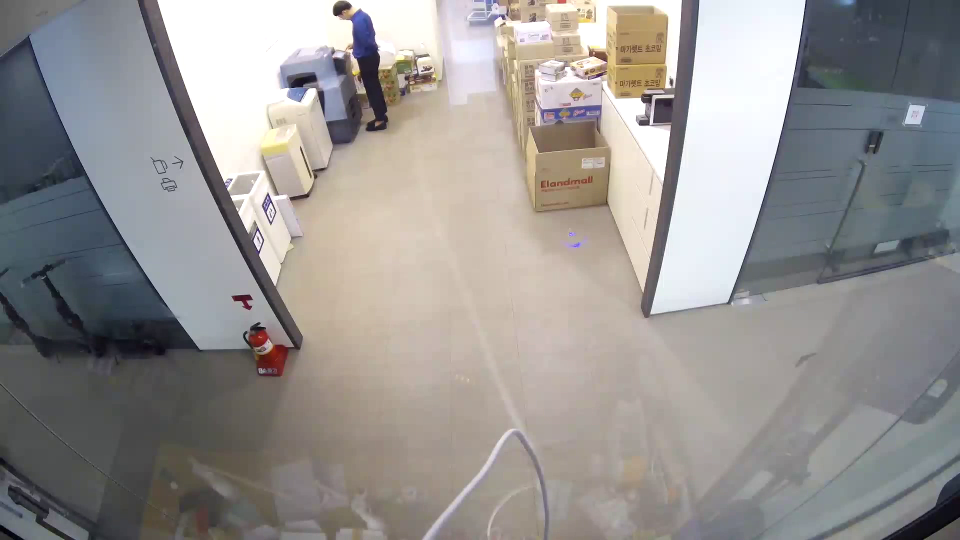
#> input picture frame 14 of data/demo/hoi_01.mp4, 1920 x 1080 px (shown at 1/2 size)
$ python 'frame extractor.py'
#> lines starting #> are read from the running program, lines starting #| are printed output that depends on the picture
# -*- coding: utf-8 -*-
"""
Created on Fri Dec 28 14:01:55 2018

@author: 박진우
"""

import cv2
vidcap = cv2.VideoCapture('./hoi_01.mp4')
success,image = vidcap.read()
#> image is the input picture: shape (1080, 1920, 3); mean B, G, R 146, 147.6, 150.5
count = 0
while success:
  # cv2.imwrite("frame%04d.png" % count, image)     # save frame as JPEG file

  # Image Rotate

  image = cv2.transpose(image)
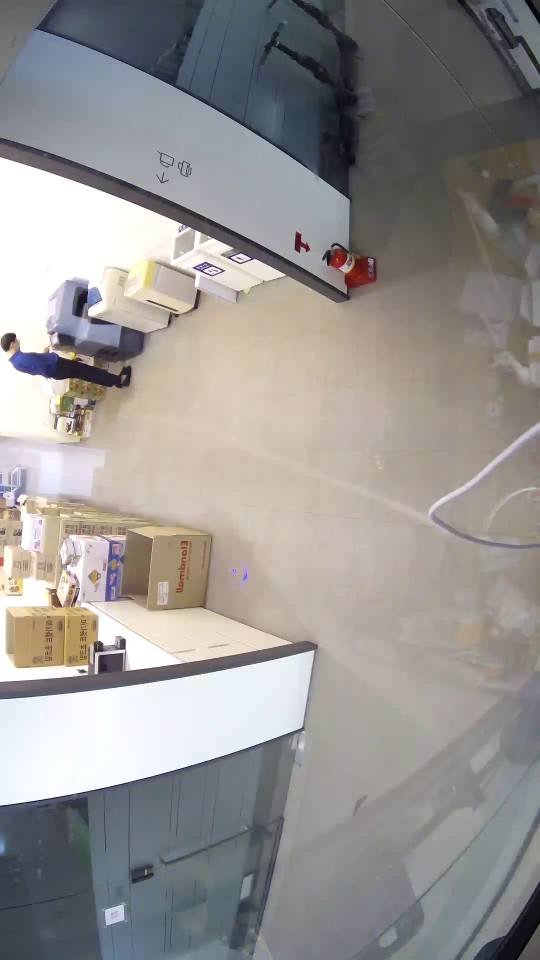
#> image: shape (1920, 1080, 3) (shown at 1/2 size); mean B, G, R 146, 147.6, 150.5
  image = cv2.flip(image, 1)
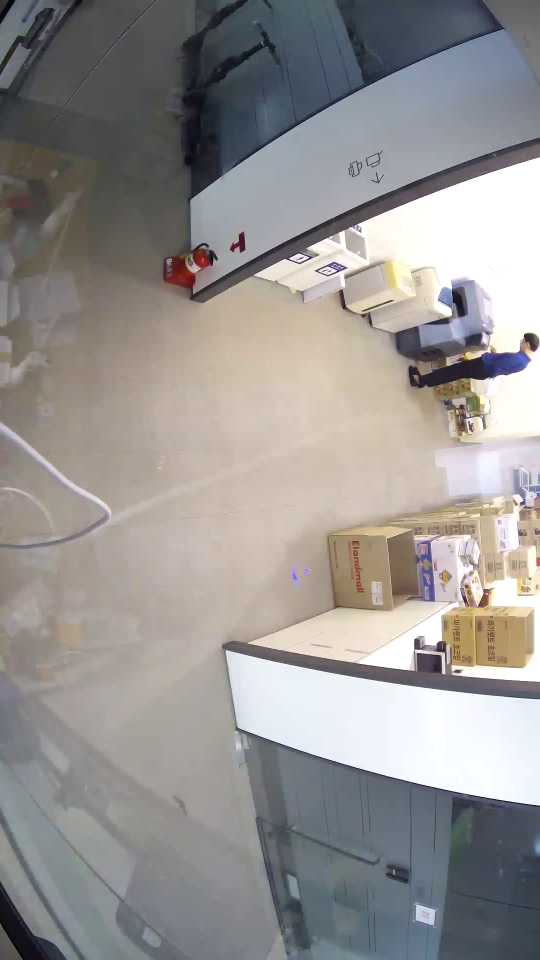
#> image: shape (1920, 1080, 3) (shown at 1/2 size); mean B, G, R 146, 147.6, 150.5
  cv2.imwrite('./inputs/'+str(count) + ".jpg", image)     # save frame as JPEG file
  success,image = vidcap.read()
  print('Read a new frame: ', success)
#| Read a new frame:  True
  count += 1

$ run again, starting later in the video
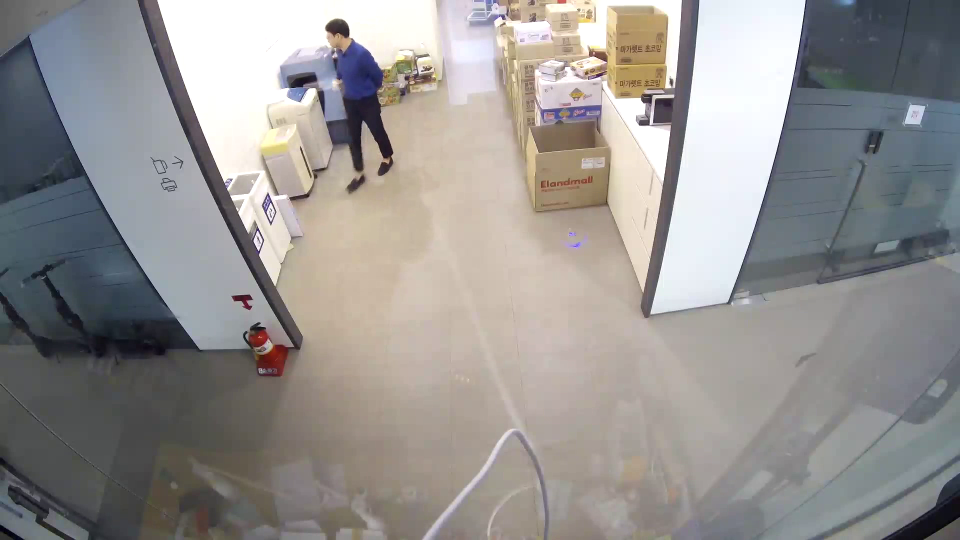
#> input picture frame 65 of data/demo/hoi_01.mp4, 1920 x 1080 px (shown at 1/2 size)
#> image is the input picture: shape (1080, 1920, 3); mean B, G, R 145.4, 147.1, 150
#> `image = cv2.flip(image, 1)`:
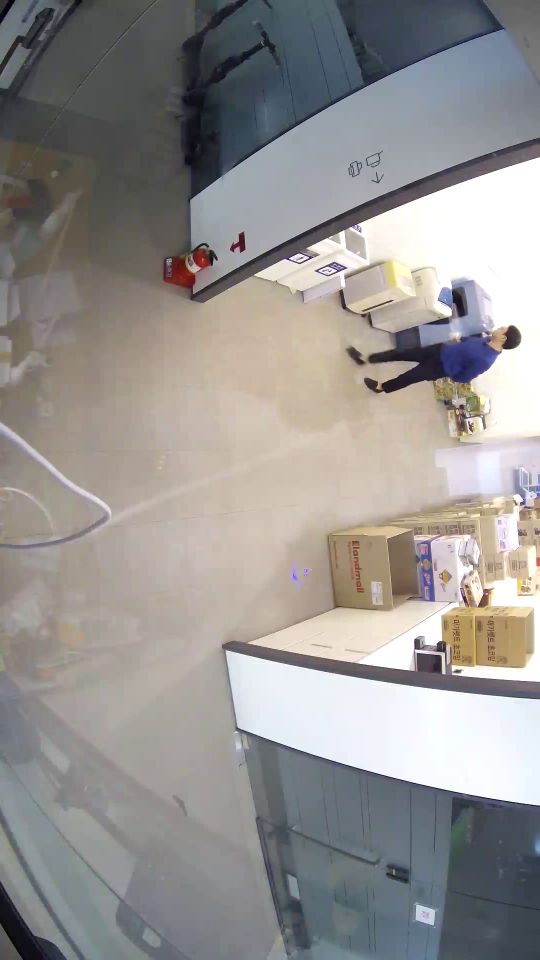
#> image: shape (1920, 1080, 3) (shown at 1/2 size); mean B, G, R 145.4, 147.1, 150
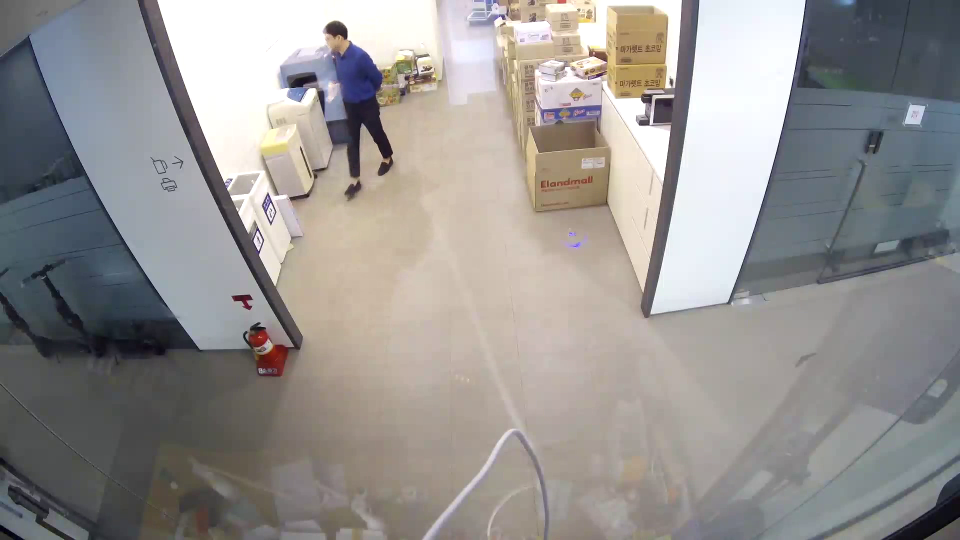
#> input picture frame 66 of data/demo/hoi_01.mp4, 1920 x 1080 px (shown at 1/2 size)
#> image is the input picture: shape (1080, 1920, 3); mean B, G, R 145.4, 147.2, 150
#| Read a new frame:  True

$ run again, starting later in the video
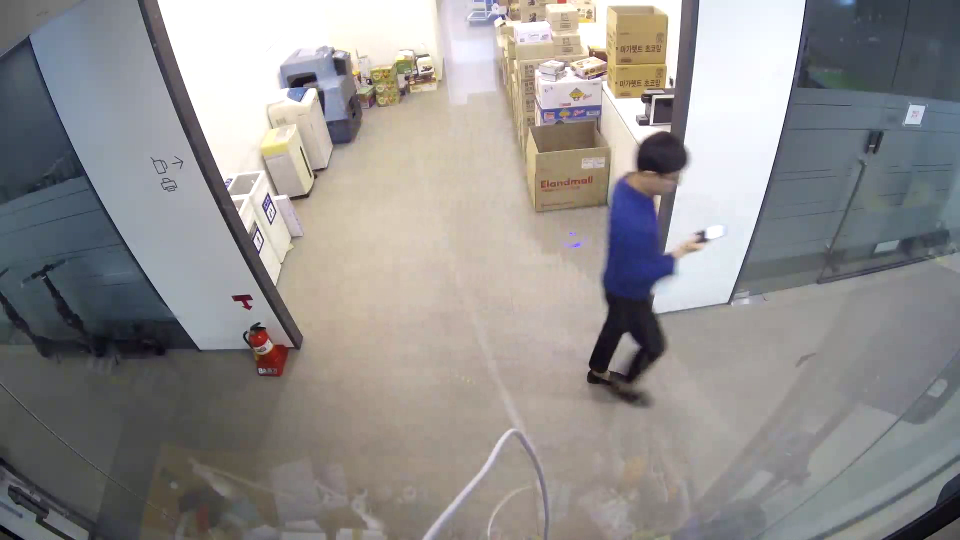
#> input picture frame 116 of data/demo/hoi_01.mp4, 1920 x 1080 px (shown at 1/2 size)
#> image is the input picture: shape (1080, 1920, 3); mean B, G, R 142.5, 143.5, 145.9
#> `image = cv2.flip(image, 1)`:
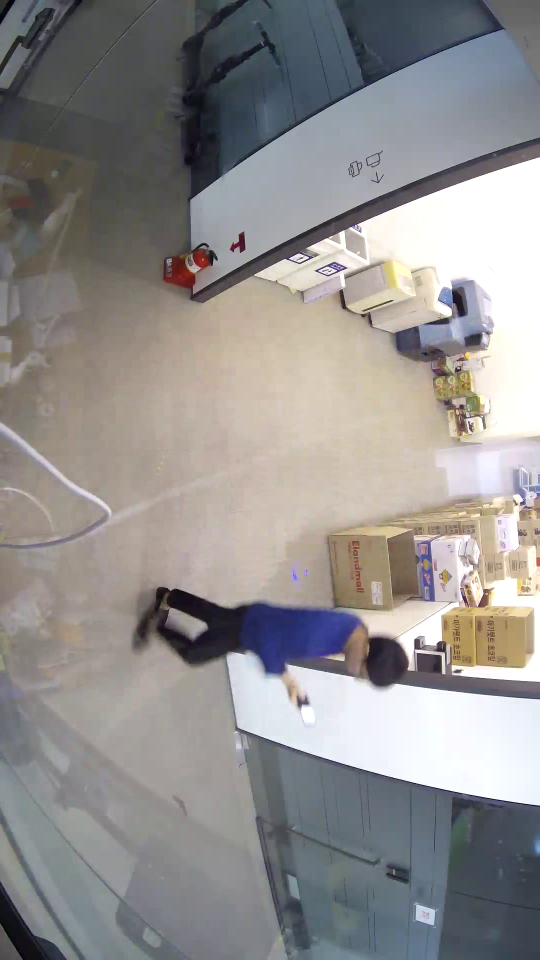
#> image: shape (1920, 1080, 3) (shown at 1/2 size); mean B, G, R 142.5, 143.5, 145.9
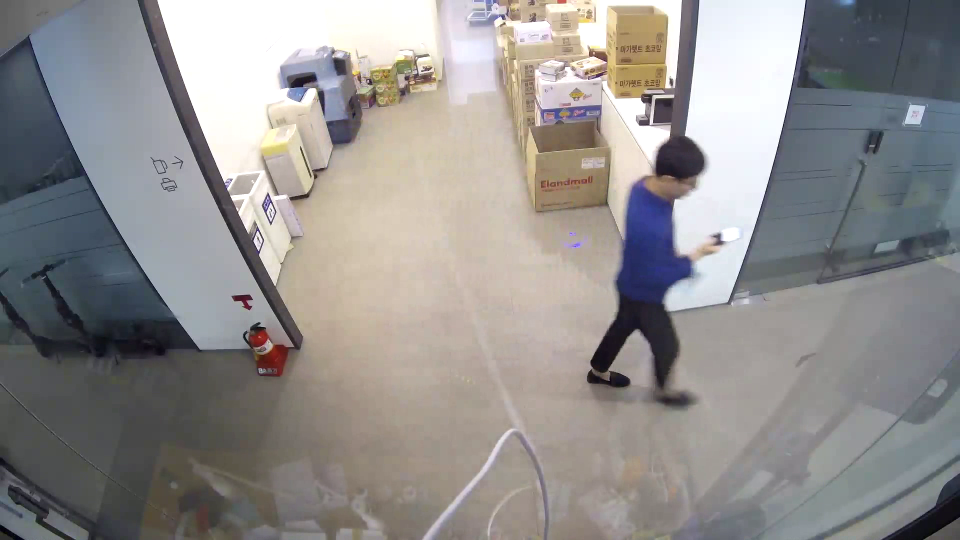
#> input picture frame 117 of data/demo/hoi_01.mp4, 1920 x 1080 px (shown at 1/2 size)
#> image is the input picture: shape (1080, 1920, 3); mean B, G, R 142.3, 143.4, 145.9
#| Read a new frame:  True
